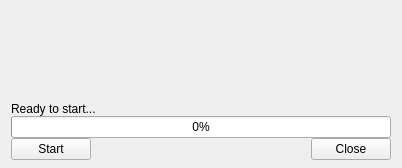
<?xml version="1.0" encoding="UTF-8"?>
<ui version="4.0">
 <class>writeWidget</class>
 <widget class="QWidget" name="writeWidget">
  <property name="geometry">
   <rect>
    <x>0</x>
    <y>0</y>
    <width>402</width>
    <height>168</height>
   </rect>
  </property>
  <property name="windowTitle">
   <string>Write full flash</string>
  </property>
  <layout class="QGridLayout" name="gridLayout_2">
   <property name="topMargin">
    <number>9</number>
   </property>
   <property name="bottomMargin">
    <number>8</number>
   </property>
   <property name="spacing">
    <number>0</number>
   </property>
   <item row="1" column="0">
    <layout class="QHBoxLayout" name="horizontalLayout">
     <property name="spacing">
      <number>6</number>
     </property>
     <property name="sizeConstraint">
      <enum>QLayout::SetNoConstraint</enum>
     </property>
     <item>
      <widget class="QPushButton" name="startBtn">
       <property name="text">
        <string>Start</string>
       </property>
      </widget>
     </item>
     <item>
      <spacer name="horizontalSpacer">
       <property name="orientation">
        <enum>Qt::Horizontal</enum>
       </property>
       <property name="sizeHint" stdset="0">
        <size>
         <width>40</width>
         <height>20</height>
        </size>
       </property>
      </spacer>
     </item>
     <item>
      <widget class="QPushButton" name="closeBtn">
       <property name="text">
        <string>Close</string>
       </property>
      </widget>
     </item>
    </layout>
   </item>
   <item row="0" column="0">
    <layout class="QVBoxLayout" name="verticalLayout">
     <property name="spacing">
      <number>0</number>
     </property>
     <item>
      <spacer name="verticalSpacer">
       <property name="orientation">
        <enum>Qt::Vertical</enum>
       </property>
       <property name="sizeHint" stdset="0">
        <size>
         <width>20</width>
         <height>40</height>
        </size>
       </property>
      </spacer>
     </item>
     <item>
      <widget class="QLabel" name="progressText">
       <property name="text">
        <string>Ready to start...</string>
       </property>
      </widget>
     </item>
     <item>
      <widget class="QProgressBar" name="progress">
       <property name="maximumSize">
        <size>
         <width>16777215</width>
         <height>100</height>
        </size>
       </property>
       <property name="value">
        <number>0</number>
       </property>
      </widget>
     </item>
    </layout>
   </item>
  </layout>
 </widget>
 <resources/>
 <connections/>
</ui>
